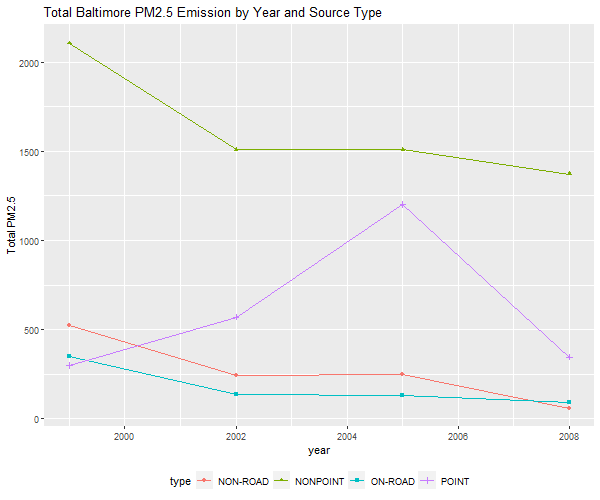

R code for this plot:
library(dplyr)
library(ggplot2)
str(bltm)
ty_bltm<- bltm %>% group_by(type, year)%>% 
  summarise(total_pm2.5=sum(Emissions))
ty_bltm

plot_3<- ggplot(ty_bltm, aes(x=year, y=total_pm2.5, 
                             shape=type, color=type)) +
  geom_point()+
  geom_line()+
  ggtitle("Total Baltimore PM2.5 Emission by Year and Source Type") + 
  xlab("year") + ylab("Total PM2.5")+
  theme(legend.position="bottom")
plot_3
dev.copy(png, "air_pollution_project/pm2.5_emission/plot3.png",
         width=600, height=500)
dev.off() 
